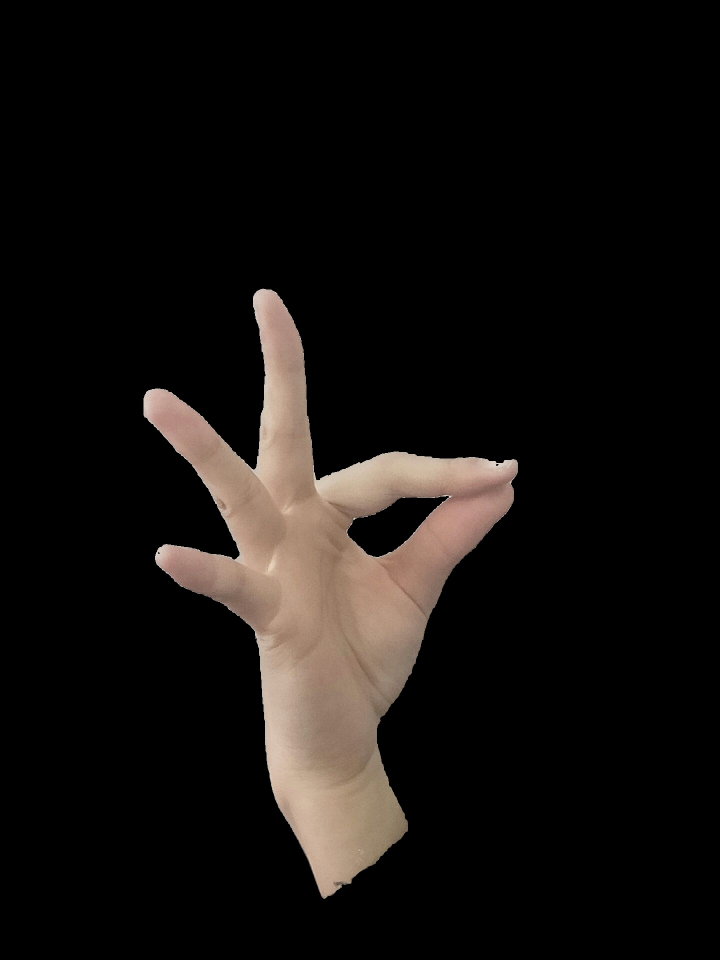
#> input picture templates/f_template.jpg, 1440 x 1920 px (shown at 1/2 size)
$ python image.py
#> lines starting #> are read from the running program, lines starting #| are printed output that depends on the picture; after the words box and inside, x2 and y2 are one past the last pixel; in counts of white or black regions, pixels touching at a corner belong together
# -*- coding: utf-8 -*-
__verson__ = 2.0
__copyright__ = "Yinru Ye(320180940480), Wanfeng Zhu(320180940691),"
"Qiyuan Zhang(320180940541), Haoqiu Yan(320180940440) Copyright 2019"

import numpy as np
import cv2


class Image(object):
    def __init__(self, image_path):
#> called with image_path = 'templates/f_template.jpg'
        self.image_path = image_path
        self.row = cv2.imread(self.image_path).shape[0]
#> self.row = 1920
        self.col = cv2.imread(self.image_path).shape[1]
#> self.col = 1440
        self.image_skin_path = ''
        self.hash_str = ''

    @property
    def gray_read(self):
        return cv2.imread(self.image_path, cv2.IMREAD_GRAYSCALE)

    @property
    def color_read(self):
        return cv2.imread(self.image_path, cv2.IMREAD_COLOR)
#> returned value is the input picture: shape (1920, 1440, 3); mean B, G, R 15.2, 17.4, 20.9

    @property
    def unchanged_read(self):
        return cv2.imread(self.image_path, cv2.IMREAD_UNCHANGED)

    # [28 lines left out: functions skin_recognition, hash, not called in this run]


class Template(Image):
    def cr_otsu(self, image_name):
        img = self.color_read
        ycrcb = cv2.cvtColor(img, cv2.COLOR_BGR2YCR_CB)
#> ycrcb: shape (1920, 1440, 3); mean of channels 0, 1, 2 18.2, 129.9, 126.3
        (y, cr, cb) = cv2.split(ycrcb)
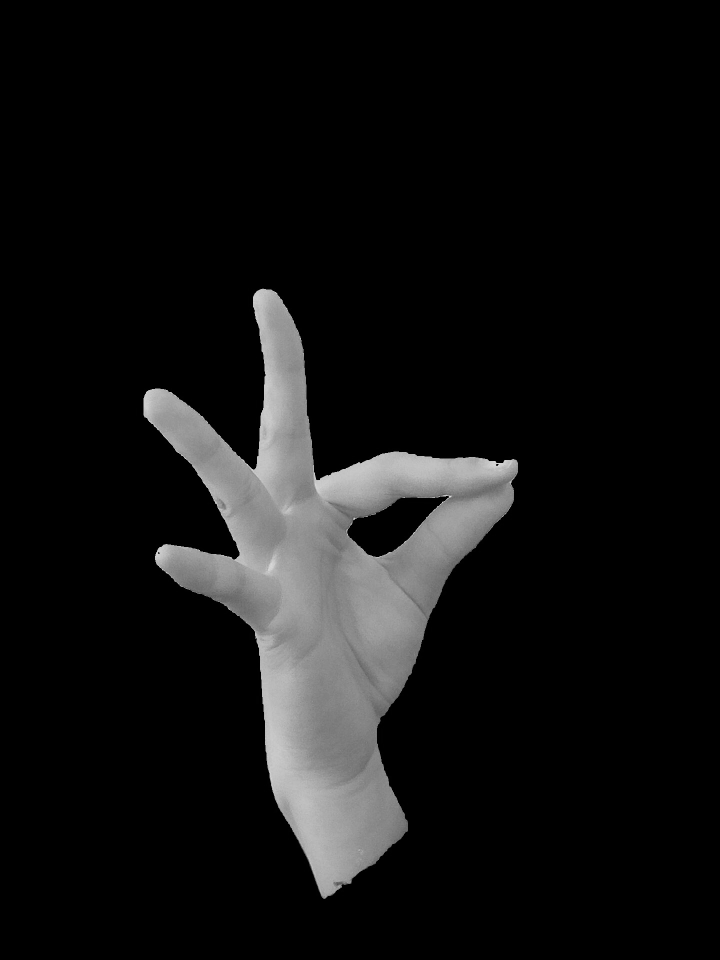
#> y: shape (1920, 1440) (shown at 1/2 size); min 0, max 236, mean 18.2
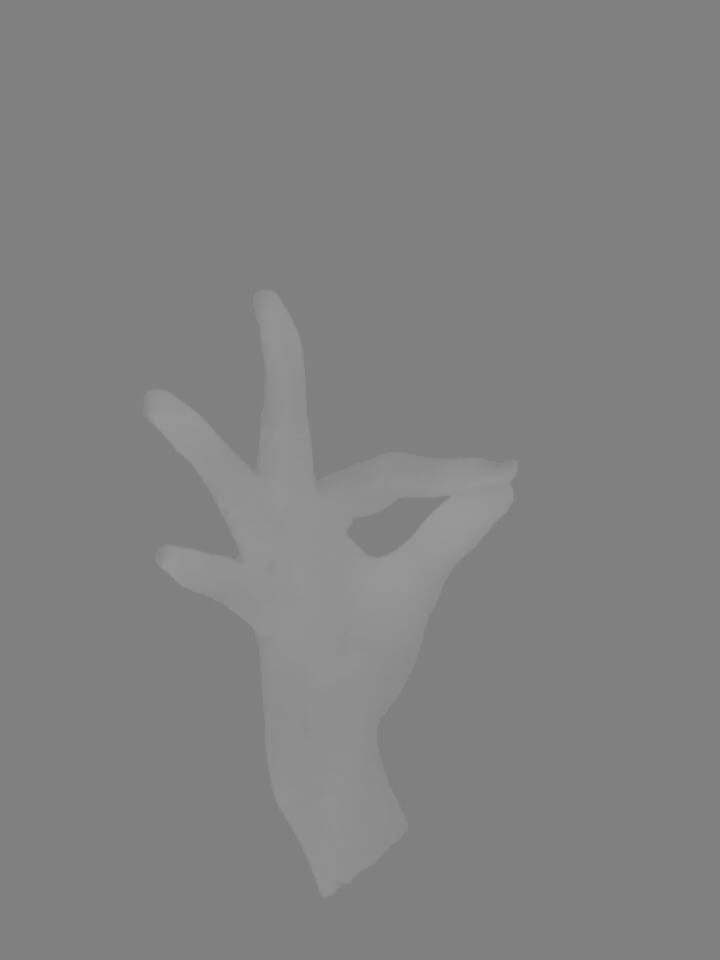
#> cr: shape (1920, 1440) (shown at 1/2 size); min 126, max 154, mean 129.9
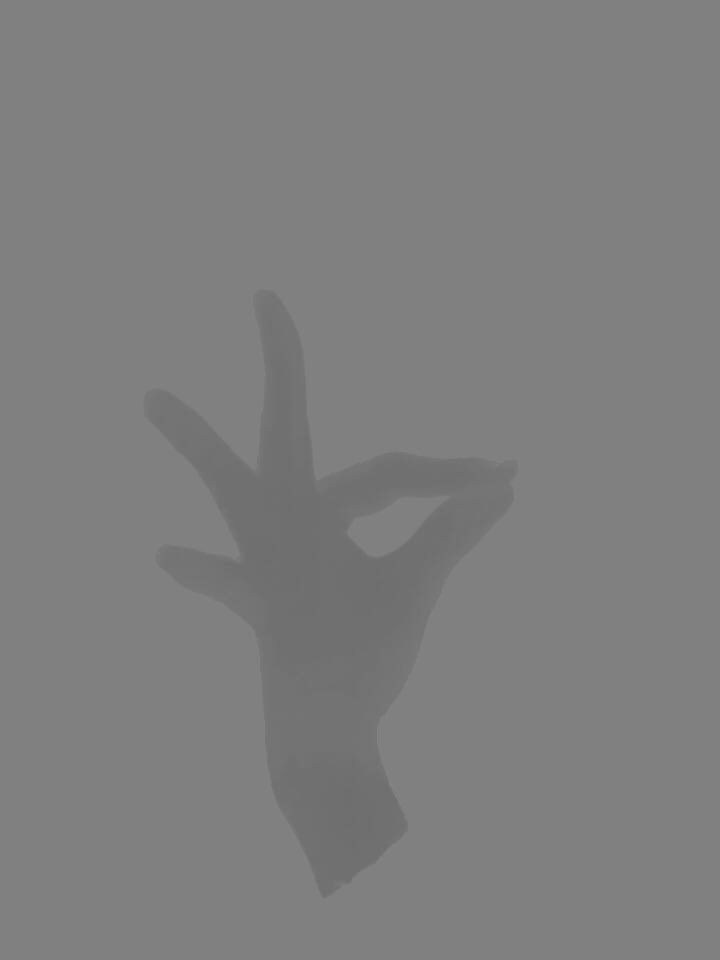
#> cb: shape (1920, 1440) (shown at 1/2 size); min 109, max 131, mean 126.3
        cr1 = cv2.GaussianBlur(cr, (5, 5), 0)
        _, skin = cv2.threshold(cr1, 0, 255, cv2.THRESH_BINARY + cv2.THRESH_OTSU)
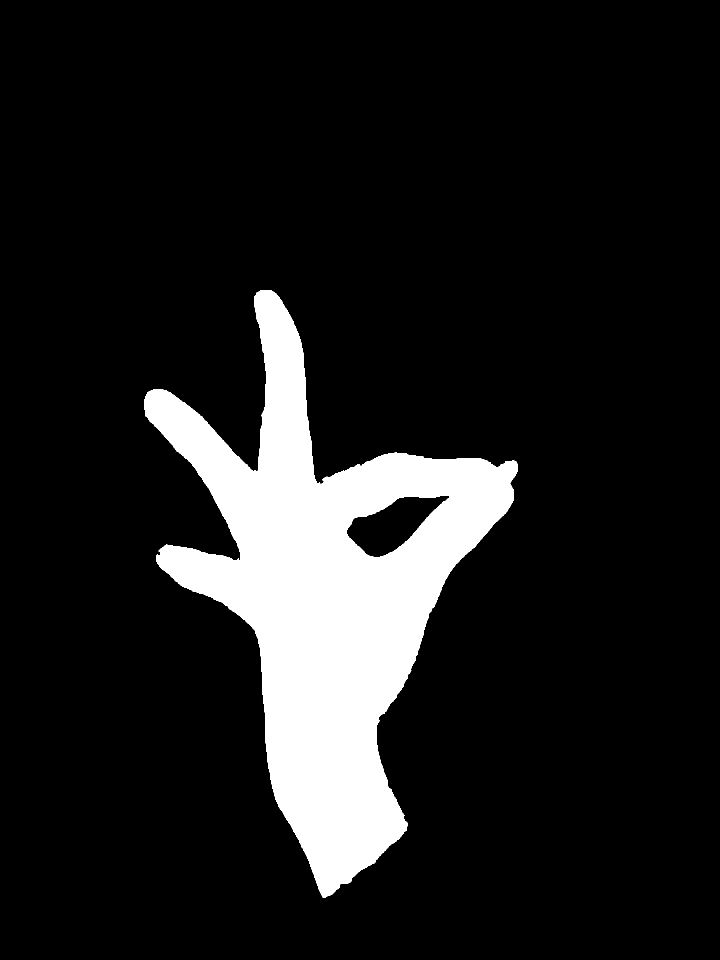
#> skin: shape (1920, 1440) (shown at 1/2 size); 11.8% white; 1 white region, box (x1, y1, x2, y2) and area: (289, 580, 1035, 1796) 326682
        dst = cv2.bitwise_and(img, img, mask=skin)
        save_location = r'templates\{}.jpg'.format(image_name)
        cv2.imwrite(save_location, dst)
        print("Template has been saved in ", save_location)
        return save_location

    # [13 lines left out: functions descriptor, creator, not called in this run]


class Target(Image):
    # [17 lines left out: functions descriptor, skin_recognition, not called in this run]

if __name__ == "__main__":
    image = Template('templates/f_template.jpg')
    image.cr_otsu("f_template")
